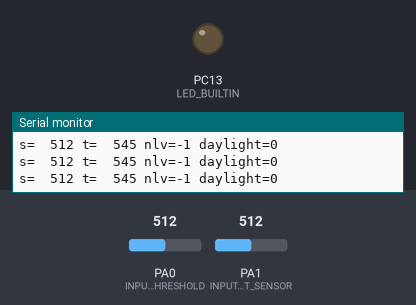
The sketch below on a simulated STM32 Blue Pill. Parts: output pins drawn as LEDs (lit = HIGH), the last lines printed to the serial monitor. The inputs (shaded band) are chosen by the test bench; at power-on: PA1 (INPUT_ANALOG_PORT_SENSOR) = 512, PA0 (INPUT_ANALOG_PORT_THRESHOLD) = 512.

Above: at 1.2 s.
1.3 s: PA1 (INPUT_ANALOG_PORT_SENSOR) set to 596
3.3 s: PA1 (INPUT_ANALOG_PORT_SENSOR) set to 619
At 3.7 s:
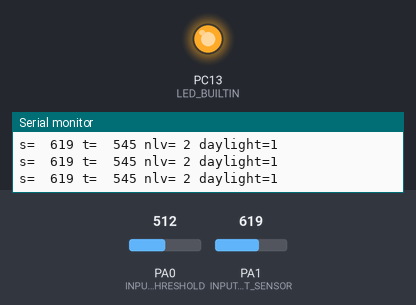
4.8 s: PA0 (INPUT_ANALOG_PORT_THRESHOLD) set to 302
6.3 s: PA0 (INPUT_ANALOG_PORT_THRESHOLD) set to 276
7.8 s: PA0 (INPUT_ANALOG_PORT_THRESHOLD) set to 627
9.3 s: PA0 (INPUT_ANALOG_PORT_THRESHOLD) set to 659
At 10.5 s:
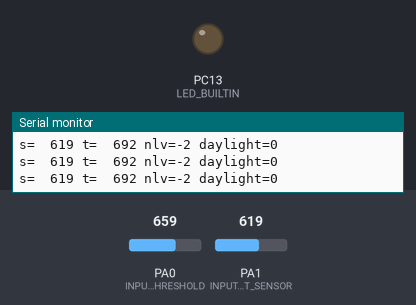
Timing chart, 0 to 11.8 s (numbered marks = the images above; inputs shaded):
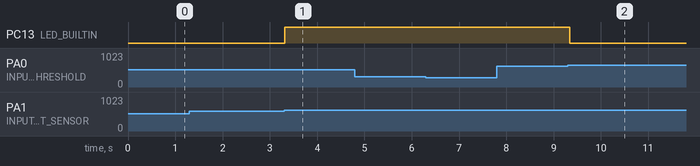

The sketch:

LightSensorTest.ino
```cpp
#define TRACE_ON
#define INPUT_ANALOG_PORT_THRESHOLD 0
#define INPUT_ANALOG_PORT_SENSOR 1

#define INPUT_HISTERESYS_GAP 30
#define INPUT_THRESHOLD_BASE INPUT_HISTERESYS_GAP+3
#define INPUT_NOISE_TOLERANCE 3

int input_normalized_light_sensor_value=0;
int input_light_sensor_value_denoised=0;
int input_threshold_base_value_denoised=0;
byte g_daylight=0;

char stringBuffer[60];

void setup() {
  #ifdef TRACE_ON
    char compile_signature[] = "--- START (Build: " __DATE__ " " __TIME__ ") ---";
    Serial.begin(9600);
    Serial.println(compile_signature);
  #endif

  // Init all Pins and interfaces
  pinMode(LED_BUILTIN, OUTPUT);

}

void loop() {
  int sensor_value=analogRead(INPUT_ANALOG_PORT_SENSOR);
  int treshold_base_value=analogRead(INPUT_ANALOG_PORT_THRESHOLD)+INPUT_THRESHOLD_BASE;

  input_determine_normalized_light_sensor_value();

  if(input_normalized_light_sensor_value>1) g_daylight=1;
  if(input_normalized_light_sensor_value<-1) g_daylight=0;

  digitalWrite(LED_BUILTIN, g_daylight);
  sprintf(stringBuffer," daylight=%1d\n",g_daylight);
  Serial.print(stringBuffer);
  delay(150);

}


void input_determine_normalized_light_sensor_value()
{
  int sensor_value=analogRead(INPUT_ANALOG_PORT_SENSOR);
  int threshold_base_value=analogRead(INPUT_ANALOG_PORT_THRESHOLD)+INPUT_THRESHOLD_BASE;

  if(abs(input_light_sensor_value_denoised-sensor_value)>=INPUT_NOISE_TOLERANCE)input_light_sensor_value_denoised=sensor_value;
  if(abs(input_threshold_base_value_denoised-threshold_base_value)>=INPUT_NOISE_TOLERANCE)input_threshold_base_value_denoised=threshold_base_value;

  input_normalized_light_sensor_value=(input_light_sensor_value_denoised-input_threshold_base_value_denoised)/INPUT_HISTERESYS_GAP;
  sprintf(stringBuffer,"s=%5d t=%5d nlv=%2d",input_light_sensor_value_denoised,input_threshold_base_value_denoised,input_normalized_light_sensor_value);
  Serial.print(stringBuffer);
}
```

Measured:
- the behaviour switches between 604 and 605 on PA1 (INPUT_ANALOG_PORT_SENSOR) (found by bisection; images 0 and 1)
- the behaviour switches between 645 and 646 on PA0 (INPUT_ANALOG_PORT_THRESHOLD) (found by bisection; images 1 and 2)
- after the input at 3.3 s, PC13 (LED_BUILTIN): LOW → HIGH at once
- after the input at 9.3 s, PC13 (LED_BUILTIN): HIGH → LOW at once
